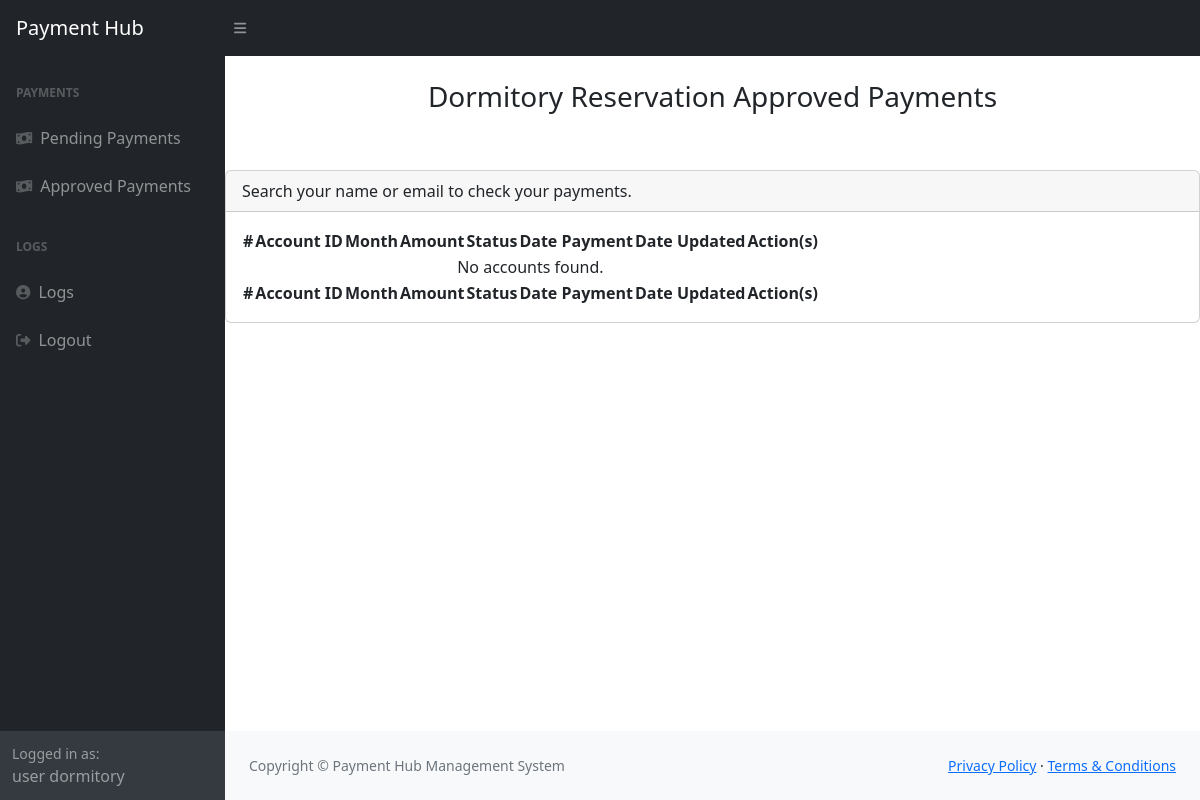
/user/dormitory-user/payment-approved.php (signed in), run on an earlier commit of the app's database.
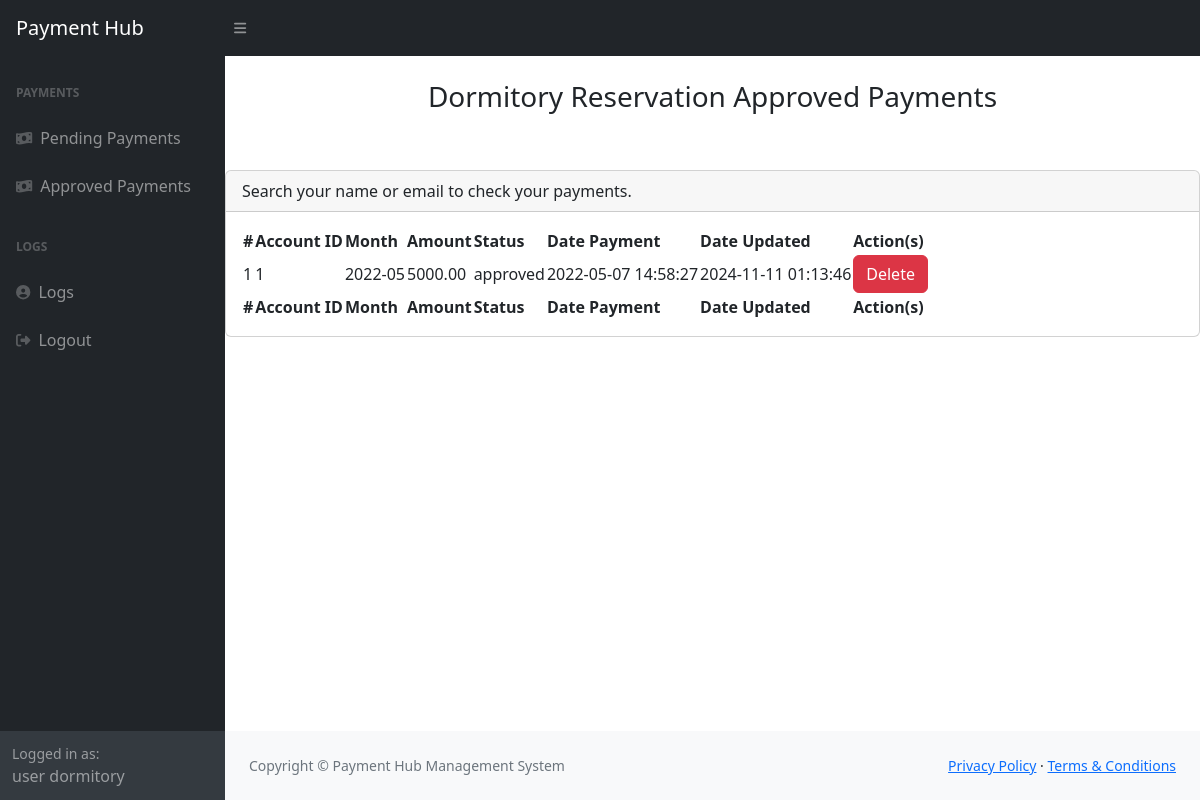
And on a later commit of the database.
### tables this page shows
CREATE TABLE `payment_list` (
  `id` int(30) NOT NULL,
  `account_id` int(30) NOT NULL,
  `month_of` varchar(10) NOT NULL,
  `amount` float(12,2) NOT NULL DEFAULT 0.00,
  `status` varchar(100) NOT NULL,
  `date_created` datetime NOT NULL DEFAULT current_timestamp(),
  `date_updated` datetime NOT NULL DEFAULT current_timestamp() ON UPDATE current_timestamp()
);

### user/dormitory-user/payment-approved.php (the view, shortened to what this page needs)
<?php
    include('dormitory-header.php');
?>
<main>
    <div class="d-flex justify-content-center mt-4">
        <h3>Dormitory Reservation Approved Payments</h3>
    </div>
    <div class="card mt-5">
        <div class="card-header">
            Search your name or email to check your payments.
        </div>
        <div class="card-body">
            <table id="datatablesSimple">
                <thead>
                    <tr>
                        <th>#</th>
                        <th>Account ID</th>
                        <th>Month</th>
                        <th>Amount</th>
                        <th>Status</th>
                        <th>Date Payment</th>
                        <th>Date Updated</th>
                        <th>Action(s)</th>
                    </tr>
                </thead>
                <tfoot>
                    <tr>
                        <th>#</th>
                        <th>Account ID</th>
                        <th>Month</th>
                        <th>Amount</th>
                        <th>Status</th>
                        <th>Date Payment</th>
                        <th>Date Updated</th>
                        <th>Action(s)</th>
                    </tr>
                </tfoot>
                <tbody>
                    <?php
                    $sql = "SELECT * FROM payment_list WHERE status = 'approved' ORDER BY id DESC";
                    $result = $connection->query($sql);
                    if ($result->num_rows > 0) {
                        $count = 1;
                        while ($row = $result->fetch_assoc()) {
                            echo "<tr>
                                    <td>{$count}</td>
                                    <td>{$row['account_id']}</td>
                                    <td>{$row['month_of']}</td>
                                    <td>{$row['amount']}</td>
                                    <td>{$row['status']}</td>
                                    <td>{$row['date_created']}</td>
                                    <td>{$row['date_updated']}</td>
                                    <td>
                                        <button class='btn btn-danger' onclick='confirmDelete(" . $row['id'] . ")'>Delete</button>
                                    </td>
                                </tr>";
                            $count++;
                        }
                    } else {
                        echo "<tr><td colspan='8' class='text-center'>No accounts found.</td></tr>";
                    }
                    ?>
                </tbody>
            </table>
        </div>
    </div>
</main>
<?php include("../../components/footer.php"); ?>
<?php include("../../components/scripts.php"); ?>

What changed in the data, as far as the page shows it:
added payment_list: account "1", month_of "2022-05", amount "5000.00", status "approved", date_created "2022-05-07 14:58:27", date_updated "2024-11-11 01:13:46"
Also different on the page:
text no longer shown: "No accounts found."
